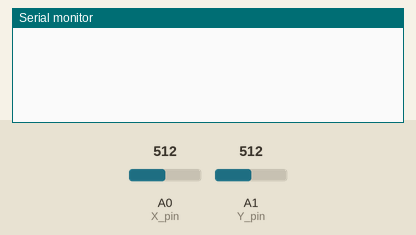
Bench run of a sketch on a simulated Arduino Uno, built with avr-gcc and run on an emulated ATmega328P. Parts: the last lines printed to the serial monitor. The inputs (shaded band) are chosen by the test bench; at power-on: A0 (X_pin) = 512, A1 (Y_pin) = 512.

Above: at 1.2 s.
1.3 s: A0 (X_pin) set to 900
At 2.0 s:
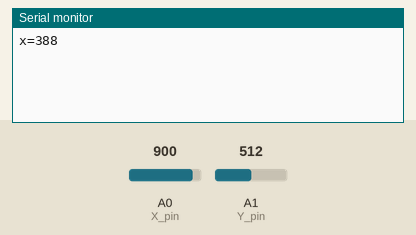
2.8 s: A1 (Y_pin) set to 900
At 4.0 s:
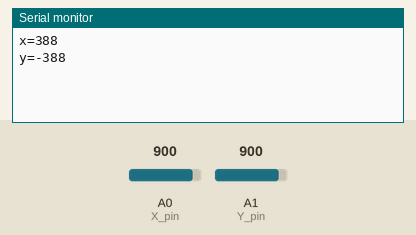
4.3 s: A0 (X_pin) set to 1023
At 5.5 s:
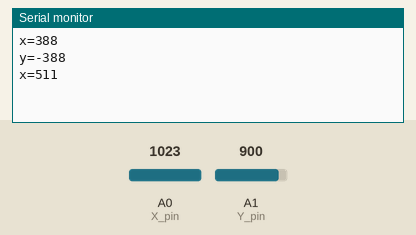
5.8 s: A1 (Y_pin) set to 1023
At 6.6 s:
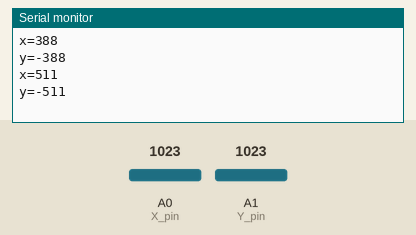

The sketch:

joystick.ino
```cpp
/* General info:
 * this code works for ---> analog joysticks <----!
 * hold the joy stick so you can read the pin describtion correctly,
 * we have to invert y pin to feel more natural!
 * and we want the idle pos. to be (0, 0) so fetch the idle coordinates on setup()

 * Coordinates:
 * y ^
 *   |
 *   |
 * (0,0) - - > x
*/

// arduino pin numbers
const int SW_pin = 7; // digital pin connected to switch output
const int X_pin = A0; // analog pin connected to X output
const int Y_pin = A1; // analog pin connected to Y output

// idle position x, y of the joy stick
int x0, y0;

// previous coordinates
int prevX, prevY;
// noise threshold
const int threshold = 1;

// current coordinates
int x, y;


int readX(const int pin, int x0) {
  return(analogRead(pin) - x0);
}

int readY(const int pin, int y0) {
  return(map(analogRead(pin), 0, 1023, 1023, 0) - y0);
}

// to cancel the small noise (+/- 1 while holding still)
boolean has_really_changed(int val, int prev) {
  return( ((val-prev)*(val-prev) <= threshold) ? false : true );
}

// for deugging purpose only
void printAll() {
  Serial.println("------- debugging info: -------");
  Serial.println("prevX=" + String(prevX) + ", prevY=" + String(prevY));
  Serial.println("x=" + String(x) + ", y=" + String(y));
}

void setup() {
  // for the press functionallity we set the switch pin to
  // internal pull up resistor => +5V level if not pressed, 0V if pressed!
  // fetch status with: int status = digitalRead(SW_pin);
  pinMode(SW_pin, INPUT);
  digitalWrite(SW_pin, HIGH);

  Serial.begin(9600);

  // fetch the idle position
  x0 = analogRead(X_pin);
  y0 = map(analogRead(Y_pin), 0, 1023, 1023, 0);

  // initialize prev values for noise canceling
  prevX = 0;
  prevY = 0;
}

void loop() {
  // read coordinates with noise
  x = readX(X_pin, x0);
  y = readY(Y_pin, y0);

  // print coordinates without noise
  // to reduce the load on the serial port by only printing coords
  // when they have really changed
  if(has_really_changed(x, prevX)) {
    Serial.println("x=" + String(x));
  }
  if(has_really_changed(y, prevY)) {
    Serial.println("y=" + String(y));
  }

  // save current values, which will e the previous ones on next iteration
  prevX = x;
  prevY = y;

  delay(1);
}
```

Measured:
- after the input at 1.3 s, the serial monitor: prints a new line at once (image 1)
- after the input at 2.8 s, the serial monitor: prints a new line at once (image 2)
- after the input at 4.3 s, the serial monitor: prints a new line at once (image 3)
- after the input at 5.8 s, the serial monitor: prints a new line at once (image 4)
